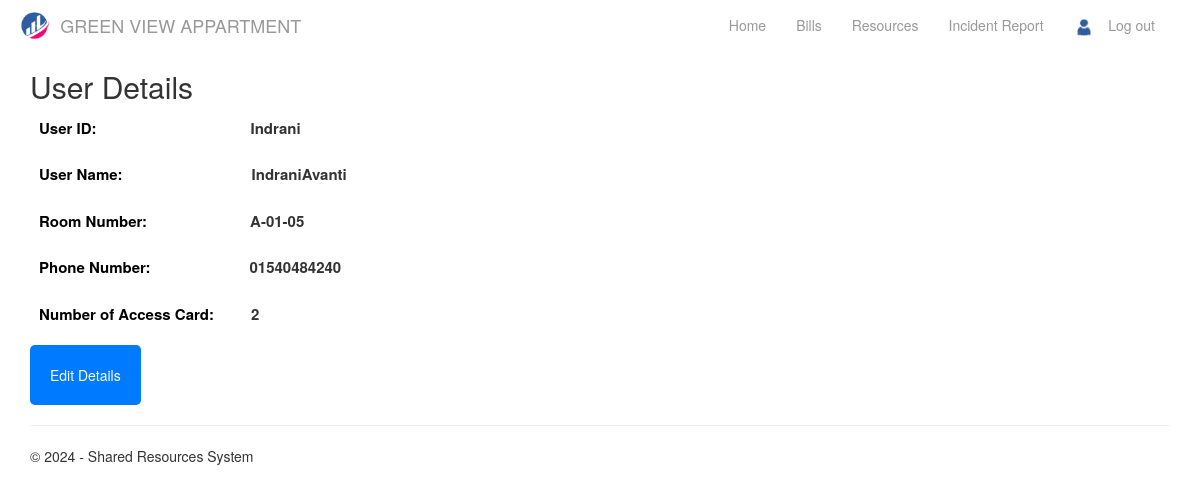
Page /user_details (signed in) on the committed database.
### app/models.py (models this page shows, shortened)
class Users(models.Model):
    user = models.OneToOneField(User, on_delete=models.CASCADE, default=1)
    user_name = models.CharField(max_length=255, unique=True)
    room_number = models.CharField(max_length=255)
    phone_number = models.CharField(max_length=11)
    number_access_card = models.PositiveIntegerField()

### app/views.py (the view)
# urls.py: re_path(r'^user_details$', views.user_details, name='user_details'),
@login_required
def user_details(request):
    users = get_object_or_404(Users, user=request.user)
    assert isinstance(request, HttpRequest)
    return render(
        request,
        'app/user_details.html',
        {
            'title':'User Details',
            'year':datetime.now().year,
            'users':users,
        }
    )

### app/templates/app/user_details.html
{% extends "app/user_layout.html" %}
{% block content %}
<div class="container row">
    <div class="user_details">
        <h2>User Details</h2>
        <div class="input-group">
            <span class="label">User ID:</span>
            <span class="variable" style="margin-left: 140px;">{{ users.user.username }}</span>
        </div>
        <div class="input-group">
            <span class="label">User Name:</span>
            <span class="variable" style="margin-left: 115px;">{{ users.user_name }}</span>
        </div>
        <div class="input-group">
            <span class="label">Room Number:</span>
            <span class="variable" style="margin-left: 89px;">{{ users.room_number }}</span>
        </div>
        <div class="input-group">
            <span class="label">Phone Number:</span>
            <span class="variable" style="margin-left: 85px;">{{ users.phone_number }}</span>
        </div>
        <div class="input-group">
            <span class="label">Number of Access Card:</span>
            <span class="variable" style="margin-left: 23px;">{{ users.number_access_card }}</span>
        </div>
        <div class="input-group">
            <a href="{% url 'edit_user_details' %}" class="btn btn-primary">Edit Details</a>
        </div>
    </div>
</div>
{% endblock %}

### app/static/app/content/site.css (style rules this page uses)
body { padding-top: 50px; padding-bottom: 20px; }

### app/static/app/content/css.css (style rules this page uses)
a { text-decoration: none; }
.input-group { margin-top: 10px; }
.label, .variable { font-weight: bold; display: inline-block; box-sizing: border-box; height: 100%; font-size: 15px; }
.label { color: black; margin-bottom: 5px; font-size: 15px; }
.variable { padding: 5px; margin-bottom: 5px; width: 150px; margin-left: 50px; }
.btn { display: inline-block; padding: 20px; background-color: #007bff; color: #fff; text-decoration: none; border: none; border-radius: 5px; cursor: pointer; transition: background-color 0.3s ease; }

### rows in the picture
Users: user.username "Indrani", user_name "IndraniAvanti", room_number "A-01-05", phone_number "01540484240", number_access_card "2"
